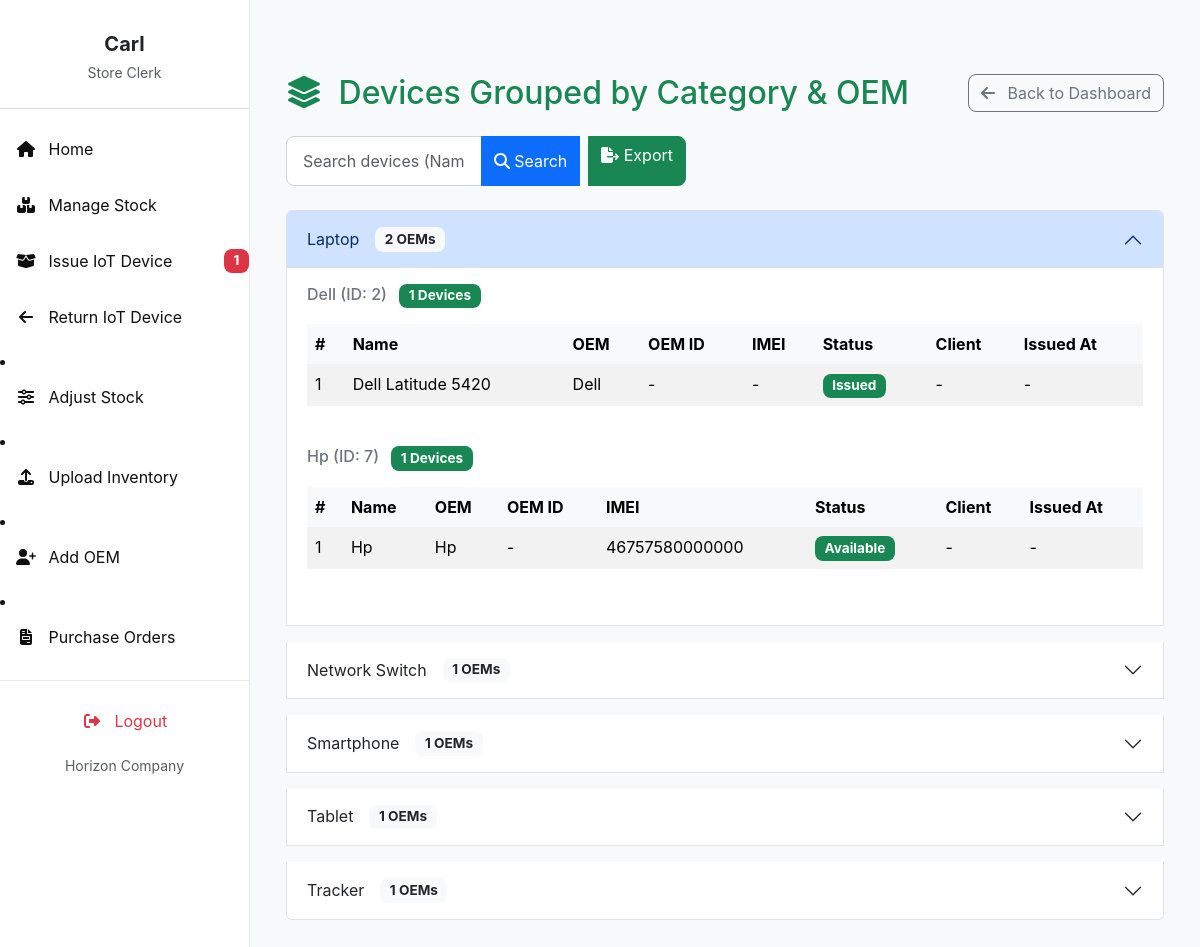
The app's page /inventory_list/ (signed in) with its own data.
### invent/models.py (models this page shows, shortened)
class Device(models.Model):
    STATUS_CHOICES = (
        ('available', 'Available'),
        ('issued', 'Issued'),
        ('returned', 'Returned'),
        ('faulty', 'Faulty'),
    )
    name = models.CharField(max_length=255)
    oem = models.ForeignKey(
        OEM,
        on_delete=models.SET_NULL,
        null=True,
        blank=False,
        related_name='devices'
    )
    product_id = models.CharField(max_length=30, blank=True)
    total_quantity = models.PositiveIntegerField(default=1)
    quantity_issued = models.PositiveIntegerField(default=0)
    imei_no = models.CharField(
        max_length=50, unique=True, null=True, blank=True)
    serial_no = models.CharField(
        max_length=50, unique=True, null=True, blank=True)
    mac_address = models.CharField(
        max_length=50, unique=True, null=True, blank=True)
    category = models.CharField(
        max_length=100, blank=True, help_text="e.g. Laptop or Router")
    manufacturer = models.CharField(max_length=100, blank=True)
    description = models.TextField(blank=True)
    selling_price = models.DecimalField(
        max_digits=10, decimal_places=2, null=True, blank=True)
    currency = models.CharField(
        max_length=10, choices=CURRENCY_CHOICES, default='USD')
    branch = models.ForeignKey(
        Branch, on_delete=models.SET_NULL, null=True, blank=True)
    country = models.ForeignKey(
        Country, on_delete=models.SET_NULL, null=True, blank=True)
    status = models.CharField(
        max_length=20, choices=STATUS_CHOICES, default='available')
    class Meta:
        permissions = [
            ("can_issue_item", "Can issue device to client"),
            ("can_return_item", "Can record device returns"),
        ]

class OEM(models.Model):  # Formerly Supplier
    name = models.CharField(max_length=100, unique=True)
    contact_person = models.CharField(max_length=100, blank=True)
    phone_email = models.CharField(max_length=100, blank=True)
    address = models.CharField(max_length=255, blank=True)

### invent/views.py (the view, shortened to what this page needs)
# urls.py: path('inventory_list/', views.inventory_list_view, name='inventory_list'),
@login_required
def inventory_list_view(request):
    query = request.GET.get('q', '')
    status = request.GET.get('status', 'all')
    page = request.GET.get('page', 1)
    per_page = 10  # Set how many devices per page
    user = request.user
    if user.is_superuser:
        devices = Device.objects.select_related(
            'oem', 'branch').order_by('category', 'oem__name', 'id')
    else:
        user_country = getattr(user.profile, "country", None)
        devices = Device.objects.select_related('oem', 'branch').filter(
            branch__country=user_country).order_by('category', 'oem__name', 'id')
    if status and status != 'all':
        devices = devices.filter(status=status)
    for device in devices:
        last_issuance = (
            IssuanceRecord.objects
            .filter(device=device)
            .order_by('-issued_at')
            .select_related('client')
            .first()
        )
        device.current_client = last_issuance.client if last_issuance else None
        device.issued_at = last_issuance.issued_at if last_issuance else None
    grouped_devices = defaultdict(lambda: defaultdict(list))
    for device in devices:
        oem_label = f"{device.oem.name} (ID: {device.oem.id})" if device.oem else "-"
        grouped_devices[device.category][oem_label].append(device)
    paginated_grouped_devices = {}
    for category, oems in grouped_devices.items():
        paginated_grouped_devices[category] = {}
        for oem_label, device_list in oems.items():
            paginator = Paginator(device_list, per_page)
            try:
                page_obj = paginator.page(page)
            except Exception:
                page_obj = paginator.page(1)
            paginated_grouped_devices[category][oem_label] = page_obj
    context = {
        'grouped_devices': paginated_grouped_devices,
        'query': query,
        'status': status,
        'page': page,
    }
    return render(request, 'invent/list_device_grouped.html', context)

### invent/context_processors.py (called while the page is built)
def user_branch(request):
    branch = None
    try:
        if request.user.is_authenticated:
            profile = getattr(request.user, 'profile', None)
            branch = getattr(profile, 'branch', None)
    except Exception:
        branch = None
    return {'user_branch': branch}

### invent/templates/invent/list_device_grouped.html (shortened to what this page needs)
{% extends 'invent/base_store_clerk.html' %}
{% load static %}
{% block content %}
<div class="container-fluid mt-4">
    <div class="d-flex justify-content-between align-items-center mb-4">
        <h2 class="mb-0 text-primary">
            <i class="fas fa-layer-group me-2"></i> Devices Grouped by Category & OEM
        </h2>
        <a href="{% url 'store_clerk_dashboard' %}" class="btn btn-outline-secondary">
            <i class="fas fa-arrow-left me-2"></i> Back to Dashboard
        </a>
    </div>
    <form method="get" class="mb-4" style="max-width:400px;">
      <div class="input-group">
        <input type="text" class="form-control" name="q" placeholder="Search devices (Name, IMEI, Serial, OEM, Client...)" value="{{ query|default_if_none:'' }}">
        <button class="btn btn-primary" type="submit">
          <i class="fas fa-search"></i> Search
        </button>
        <a href="{% url 'export_grouped_inventory' %}?q={{ query }}&status={{ status }}" class="btn btn-success ms-2">
          <i class="fas fa-file-export"></i> Export
        </a>
      </div>
    </form>
    <div class="accordion" id="categoryAccordion">
        {% for category, oems in grouped_devices.items %}
        <div class="accordion-item mb-3">
            <h2 class="accordion-header" id="heading{{ forloop.counter }}">
                <button class="accordion-button {% if not forloop.first %}collapsed{% endif %}" type="button" data-bs-toggle="collapse" data-bs-target="#collapse{{ forloop.counter }}" aria-expanded="{% if forloop.first %}true{% else %}false{% endif %}" aria-controls="collapse{{ forloop.counter }}">
                    {{ category|default:"Uncategorized" }}
                    <span class="badge bg-light text-dark ms-3">{{ oems|length }} OEMs</span>
                </button>
            </h2>
            <div id="collapse{{ forloop.counter }}" class="accordion-collapse collapse {% if forloop.first %}show{% endif %}" aria-labelledby="heading{{ forloop.counter }}" data-bs-parent="#categoryAccordion">
                <div class="accordion-body">
                    {% for oem_label, devices in oems.items %}
                        <h6 class="mb-3 text-secondary">
                            {{ oem_label|default:"[No OEM]" }}
                            <span class="badge bg-success ms-2">{{ devices|length }} Devices</span>
                        </h6>
                        <div class="table-responsive mb-4">
                            <table class="table table-striped table-hover">
                                <thead class="table-light">
                                    <tr>
                                        <th>#</th>
                                        <th>Name</th>
                                        <th>OEM</th>
                                        <th>OEM ID</th>
                                        <th>IMEI</th>
                                        <th>Status</th>
                                        <th>Client</th>
                                        <th>Issued At</th>
                                    </tr>
                                </thead>
                                <tbody>
                                    {% for device in devices %}
                                    <tr>
                                        <td>{{ forloop.counter }}</td>
                                        <td>{{ device.name }}</td>
                                        <td>{{ device.oem.name|default:"-" }}</td>
                                        <td>{{ device.oem.oem_id|default:"-" }}</td>
                                        <td>{{ device.imei_no|default:"-" }}</td>
                                        <td>
                                            <span class="badge
                                                {% if device.status == 'available' %}bg-success
                                                {% elif device.status == 'issued' %}bg-primary
                                                {% elif device.status == 'returned' %}bg-secondary
                                                {% elif device.status == 'faulty' %}bg-danger
                                                {% else %}bg-dark{% endif %}">
                                                {{ device.get_status_display }}
                                            </span>
                                        </td>
                                        <td>
                                            {% if device.current_client %}{{ device.current_client.name }}{% else %}-{% endif %}
                                        </td>
                                        <td>
                                            {% if device.issued_at %}{{ device.issued_at|date:"Y-m-d H:i" }}{% else %}-{% endif %}
                                        </td>
                                    </tr>
                                    {% endfor %}
                                </tbody>
                            </table>
                        </div>
                    {% endfor %}
                </div>
            </div>
        </div>
        {% empty %}
        <div class="alert alert-info text-center py-4" role="alert">
            <i class="fas fa-info-circle fa-2x mb-3"></i>
            <p class="mb-0">No devices found.</p>
        </div>
        {% endfor %}
    </div>
</div>
{% endblock %}

### invent/templates/invent/base_store_clerk.html (shortened to what this page needs)
<!DOCTYPE html>
<html lang="en">
    {% if user_branch %}
  <span class="badge bg-info text-dark">Branch: {{ user_branch.name }}</span>
{% else %}
  <span class="text-muted">Branch: Unassigned</span>
{% endif %}
<head>
    <link href="https://cdn.jsdelivr.net/npm/bootstrap@5.3.3/dist/css/bootstrap.min.css" rel="stylesheet">
    <link href="https://cdnjs.cloudflare.com/ajax/libs/font-awesome/6.4.0/css/all.min.css" rel="stylesheet">
    <link href="https://cdn.jsdelivr.net/npm/select2@4.1.0-rc.0/dist/css/select2.min.css" rel="stylesheet" />
    <link href="https://cdn.jsdelivr.net/npm/select2-bootstrap-5-theme@1.3.0/dist/select2-bootstrap-5-theme.min.css" rel="stylesheet" />
</head>
<body>
    <nav id="sidebarMenu" class="sidebar-wrapper collapse d-md-block">
        <div class="sidebar-content">
            <div class="text-center mb-4 pt-3">
                <h5 class="fw-bold mb-1 text-dark">{{ user.first_name|default:user.username }}</h5>
                <small class="text-muted">Store Clerk</small>
            </div>
            <hr class="border-secondary opacity-25" />
            <ul class="nav flex-column">
                <li class="nav-item mb-2">
                    <a class="nav-link {% if request.resolver_match.url_name == 'store_clerk_dashboard' %}active{% endif %}" href="{% url 'store_clerk_dashboard' %}">
                       <i class="fas fa-fw fa-home me-2"></i> Home
                    </a>
                </li>
                <li class="nav-item mb-2">
                    <a class="nav-link {% if request.resolver_match.url_name == 'manage_stock' %}active{% endif %}" href="{% url 'manage_stock' %}">
                        <i class="fas fa-fw fa-boxes me-2"></i> Manage Stock
                    </a>
                </li>
                <li class="nav-item mb-2 d-flex justify-content-between align-items-center">
                    <a class="nav-link {% if request.resolver_match.url_name == 'issue_device' %}active{% endif %}" href="{% url 'issue_device' %}">
                        <i class="fas fa-fw fa-box-open me-2"></i> Issue IoT Device
                    </a>
                        {% if pending_requests_count_for_sidebar > 0 %}
                        <span class="badge bg-danger ms-2">{{ pending_requests_count_for_sidebar }}</span>
                        {% endif %}
                </li>
                <li class="nav-item mb-2">
                    <a class="nav-link {% if request.resolver_match.url_name == 'return_device' %}active{% endif %}" href="{% url 'return_device' %}">
                        <i class="fas fa-fw fa-arrow-left me-2"></i> Return IoT Device
                    </a>
                </li>
            </ul>
                <li class="nav-item mb-2">
                    <a class="nav-link {% if request.resolver_match.url_name == 'adjust_stock' %}active{% endif %}" href="{% url 'adjust_stock' %}">
                        <i class="fas fa-fw fa-sliders-h me-2"></i> Adjust Stock
                    </a>
                </li>
                <li class="nav-item mb-2">
    <a class="nav-link {% if request.resolver_match.url_name == 'upload_inventory' %}active{% endif %}" href="{% url 'upload_inventory' %}">
        <i class="fas fa-fw fa-upload me-2"></i> Upload Inventory
    </a>
</li>
<li class="nav-item mb-2">
    <a class="nav-link {% if request.resolver_match.url_name == 'add_oem' %}active{% endif %}" href="{% url 'add_oem' %}">
        <i class="fas fa-fw fa-user-plus me-2"></i> Add OEM
    </a>
</li>
<li class="nav-item mb-2">
    <a class="nav-link {% if request.resolver_match.url_name == 'purchase_orders' %}active{% endif %}" href="{% url 'purchase_orders' %}">
        <i class="fas fa-fw fa-file-invoice me-2"></i> Purchase Orders
    </a>
</li>
<li class="nav-item mb-2">
</li>
        </div>
        <div class="sidebar-bottom">
            <ul class="nav flex-column mb-2">
                <li class="nav-item">
                    <a class="nav-link text-danger logout-link" href="{% url 'logout' %}">
                        <i class="fas fa-fw fa-right-from-bracket me-2"></i> Logout
                    </a>
                </li>
            </ul>
            <small class="text-muted">Horizon Company</small>
        </div>
    </nav>
    <main class="main-content">
        {% block content %}{% endblock %}
    </main>
</body>
</html>

### invent/templates/invent/base_store_clerk.html (style rules this page uses)
:root { --bs-primary: #198754; --bs-primary-rgb: 25, 135, 84; --bs-btn-primary-color: #fff; --bs-btn-primary-bg: var(--bs-primary); --bs-btn-primary-border-color: var(--bs-primary); --bs-btn-primary-hover-bg: #157347; --bs-btn-primary-hover-border-color: #146c43; --bs-btn-primary-active-bg: #13653f; --bs-btn-primary-active-border-color: #125f3c; --bs-link-color: var(--bs-primary); --bs-link-hover-color: #157347; --sidebar-bg: white; --sidebar-text: #0f0f0f; --sidebar-active: #178526; --sidebar-hover: #15b33c; }
body { font-family: 'Inter', sans-serif; background-color: #f8f9fa; margin: 0; }
.sidebar-wrapper { position: fixed; top: 0; bottom: 0; left: 0; width: 250px; background-color: var(--sidebar-bg); color: var(--sidebar-text); border-right: 1px solid #e9ecef; z-index: 1030; display: flex; flex-direction: column; }
.sidebar-content { flex-grow: 1; overflow-y: auto; padding-top: 1rem; padding-bottom: 1rem; max-height: calc(100vh - 120px); scrollbar-width: thin; scrollbar-color: var(--bs-primary) #f1f1f1; }
.sidebar-wrapper .nav-link { color: var(--sidebar-text); padding: 0.75rem 1rem; border-radius: 0.5rem; transition: background-color 0.2s ease, color 0.2s ease; }
.sidebar-wrapper .nav-link.text-danger { color: #dc3545 !important; }
.sidebar-bottom { padding-top: 1rem; padding-bottom: 1rem; text-align: center; border-top: 1px solid #e9ecef; }
.main-content { margin-left: 250px; padding: 1.5rem; min-height: 100vh; overflow-x: hidden; transition: margin-left 0.3s ease-in-out; }
.btn { border-radius: 0.5rem; }
.badge { border-radius: 0.5rem; padding: 0.4em 0.7em; font-size: 0.85em; }
.table thead th { border-bottom: none; }
.table tbody tr:last-child td { border-bottom: none; }
.form-control, .form-select { border-radius: 0.5rem; border-color: #ced4da; padding: 0.75rem 1rem; }

### records on screen
Device: grouped_devices "Laptop", name "Dell Latitude 5420", oem.name "Dell", oem.oem_id "-", imei_no "-", status "Issued"
Device: name "Hp", oem.name "Hp", oem.oem_id "-", imei_no "46757580000000", status "Available"
Device: grouped_devices "Network Switch"
Device: grouped_devices "Smartphone"
Device: grouped_devices "Tablet"
Device: grouped_devices "Tracker"

### other values on screen
{{ user.first_name|default:user.username }} "Carl"
{{ pending_requests_count_for_sidebar }} "1"
{{ oems|length }} "2" "1" "1" "1" "1"
{{ oem_label|default:"[No OEM]" }} "Dell (ID: 2)" "Hp (ID: 7)"
{{ devices|length }} "1" "1"
